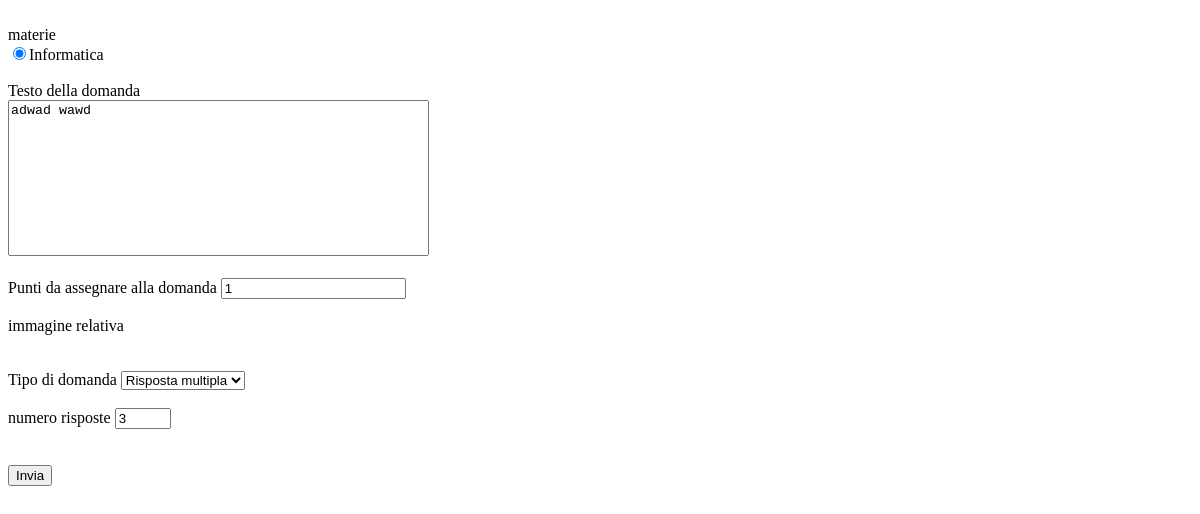
The page /TRM-PHP/docente/modifica_domande.php?id=2 (signed in) on the database its author committed.
### tables this page shows
CREATE TABLE `materie_docenti` (
  `id_docente` int(11) NOT NULL,
  `id_materia` varchar(50) NOT NULL,
  PRIMARY KEY (`id_docente`,`id_materia`),
  KEY `id_materia` (`id_materia`),
  CONSTRAINT `materie_docenti_ibfk_1` FOREIGN KEY (`id_docente`) REFERENCES `docenti` (`ID`),
  CONSTRAINT `materie_docenti_ibfk_2` FOREIGN KEY (`id_materia`) REFERENCES `materie` (`nome`)
);

CREATE TABLE `domande` (
  `ID` int(11) NOT NULL AUTO_INCREMENT,
  `testo` text NOT NULL,
  `img_url` varchar(50) DEFAULT NULL,
  `punteggio` int(11) DEFAULT 0,
  `tipo` int(11) DEFAULT NULL,
  `creatore` int(11) DEFAULT NULL,
  `materia` varchar(50) DEFAULT NULL,
  `precedente` int(11) DEFAULT NULL,
  PRIMARY KEY (`ID`),
  KEY `creatore` (`creatore`),
  KEY `materia` (`materia`),
  KEY `precedente` (`materia`),
  CONSTRAINT `domande_ibfk_1` FOREIGN KEY (`creatore`) REFERENCES `docenti` (`ID`),
  CONSTRAINT `domande_ibfk_2` FOREIGN KEY (`materia`) REFERENCES `materie` (`nome`),
  CONSTRAINT `domande_ibfk_3` FOREIGN KEY (`precedente`) REFERENCES `domande` (`ID`)
);

### TRM-PHP/docente/modifica_domande.php (the view, shortened to what this page needs)
<!DOCTYPE html>
<html lang="it">
<head>
	<link rel="stylesheet" href="../style/style.css">
</head>
<body>
	<div>
		<form method="POST" action="modifica_risposte.php" enctype="multipart/form-data">
			<?php
			include "../DBConnection.php";
			$query = "SELECT domande.*, COUNT(*) AS num
					  FROM domande JOIN risposte ON (risposte.id_domanda = domande.ID)
					  GROUP BY domande.ID
					  HAVING domande.ID={$_GET['id']};";
			$sql_result = mysqli_query($conn, $query);
			$old = mysqli_fetch_assoc($sql_result);
			$query = "SELECT * FROM materie_docenti WHERE id_docente={$_SESSION["user"]["ID"]};";
			$sql_result = mysqli_query($conn, $query);
			echo "<br>";
			echo "materie <br>";
			$num_rows = mysqli_num_rows($sql_result);
			if ($num_rows == 1) {
				$row = mysqli_fetch_assoc($sql_result);
				echo "<input type='radio' name='materia' value='{$row['id_materia']}' checked>{$row['id_materia']}<br>";
			}
			?>
			<br>
			Testo della domanda <br>
			<textarea name="testo" cols=50 rows=10><?php echo $old['testo'] ?></textarea> <br><br>
			Punti da assegnare alla domanda <input type="number" value="<?php echo $old['punteggio'] ?>" name="punteggio" min="0"> <br><br>
			<div onclick="click_image()">
				immagine relativa
			</div>
			<input type="file" name="immagine" accept="image/*" id="image_selector" oninput="show_img()"><br><br>
			<label for="tipo"> Tipo di domanda </label>
			<select name="selezione-tipo" id="tipo" onchange="change()">
				<option value="0" <?php echo $old['tipo'] == 0 ? "selected" : "" ?>>Risposta multipla</option>
			</select> <br><br>
			<div id="numeri-input">
				numero risposte <input type="number" min="1" max="15" value="<?php echo isset($old['num']) ? $old['num'] : '' ?>" name="n-risposte" required>
			</div>
			<br><br>
			<input type="submit" value="Invia">
		</form>
	</div>
</body>

### TRM-PHP/style/style.css (style rules this page uses)
textarea { resize: none; }

### rows shown on the page
materie_docenti: id_materia "Informatica"
domande: testo "adwad wawd", punteggio "1", selezione-tipo "Risposta multipla"
